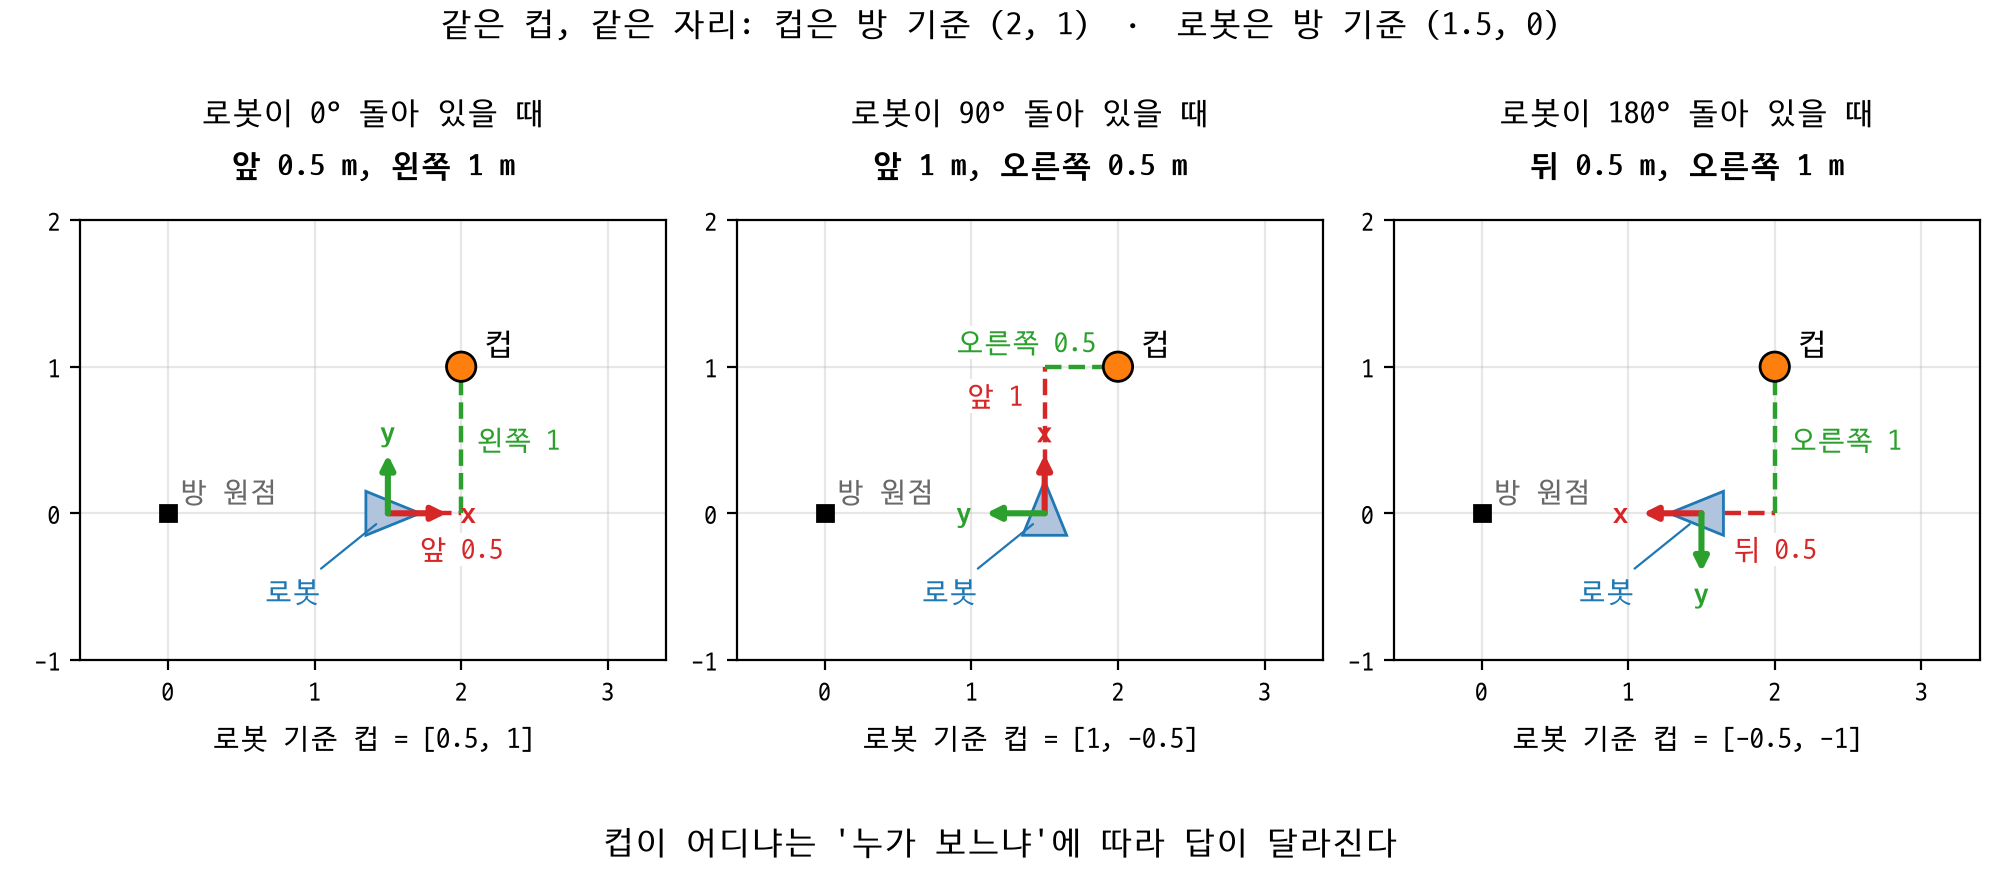

The script that saved this image:
import matplotlib.pyplot as plt
import numpy as np
from matplotlib.patches import Circle, Polygon

# plt.rcParams["font.family"] = "AppleGothic"
plt.rcParams["font.family"] = "D2Coding"
plt.rcParams["axes.unicode_minus"] = False


def 회전z(각도_도: float) -> np.ndarray:
    """방 위에서 본 2×2 회전 행렬 (반시계 방향이 +)."""
    c, s = np.cos(np.deg2rad(각도_도)), np.sin(np.deg2rad(각도_도))
    return np.array([[c, -s], [s, c]])


def 말로(앞, 왼쪽) -> str:
    """로봇 좌표를 로봇의 말로: 음수 앞 = 뒤, 음수 왼쪽 = 오른쪽."""
    return f"{'앞' if 앞 >= 0 else '뒤'} {abs(앞):g} m, {'왼쪽' if 왼쪽 >= 0 else '오른쪽'} {abs(왼쪽):g} m"


# b01_two_frames.py / b18_homogeneous.py 와 같은 값 (방 좌표, m)
컵_방 = np.array([2.0, 1.0])
로봇_방 = np.array([1.5, 0.0])
빨강, 초록 = "tab:red", "tab:green"
흰 = dict(facecolor="white", edgecolor="none", pad=1)

그림 = plt.figure(figsize=(10, 4.4))
for 번호, 요 in enumerate([0, 90, 180]):
    R = 회전z(요)
    컵_로봇 = R.T @ (컵_방 - 로봇_방)            # 방 기준 → 로봇 기준
    assert np.allclose(로봇_방 + R @ 컵_로봇, 컵_방)  # 다시 방 기준으로 돌려놓기
    print(f"yaw {요:3d}°: 로봇 기준 컵 = {np.round(컵_로봇, 3)} → {말로(*컵_로봇)}")
    앞, 왼 = R[:, 0], R[:, 1]                  # 로봇의 x(앞), y(왼쪽) 축이 방에서 향하는 방향

    칸 = 그림.add_subplot(1, 3, 번호 + 1)
    칸.set(xlim=(-0.6, 3.4), ylim=(-1.0, 2.0), xticks=range(0, 4), yticks=range(-1, 3))
    칸.set_aspect("equal")
    칸.grid(alpha=0.3)
    칸.tick_params(labelsize=9)
    칸.plot(0, 0, "ks", markersize=6)
    칸.text(0.08, 0.08, "방 원점", fontsize=10, color="dimgray")
    # 점선: 로봇의 앞 방향으로 얼마, 거기서 왼쪽 방향으로 얼마
    꺾임 = 로봇_방 + 컵_로봇[0] * 앞
    점선 = dict(linestyle="--", linewidth=1.6)
    칸.plot(*zip(로봇_방, 꺾임), color=빨강, **점선)
    칸.plot(*zip(꺾임, 컵_방), color=초록, **점선)
    가로 = abs(앞[0]) > 0.5                       # 앞으로 가는 구간이 방에서 가로인가
    앞쪽 = -왼 * np.sign(컵_로봇[1])               # 앞 글씨는 왼쪽 구간 반대편에
    if 가로:
        왼쪽 = np.array([0.0, 1.0])               # 왼쪽 구간(세로) 글씨는 점선 바깥쪽
        왼자리 = 꺾임 + 0.5 * (컵_방 - 꺾임) + 0.1 * np.array([np.sign(꺾임[0] - 로봇_방[0]), 0])
        왼정렬 = ("left" if 앞[0] * np.sign(컵_로봇[0]) > 0 else "right", "center")
    else:
        왼자리 = np.array([컵_방[0] - 0.15 * np.sign(컵_방[0] - 꺾임[0]), 컵_방[1] + 0.07])
        왼정렬 = ("right" if 컵_방[0] > 꺾임[0] else "left", "bottom")
    앞자리 = 로봇_방 + (1.0 if 가로 else 0.8) * (꺾임 - 로봇_방) + 0.15 * 앞쪽
    앞정렬 = ("center", "top" if 앞쪽[1] < -0.5 else "bottom") if 가로 else ("right" if 앞쪽[0] < 0 else "left", "center")
    for 자리, 정렬, 글, 색 in [(앞자리, 앞정렬, f"{'앞' if 컵_로봇[0] >= 0 else '뒤'} {abs(컵_로봇[0]):g}", 빨강),
                             (왼자리, 왼정렬, f"{'왼쪽' if 컵_로봇[1] >= 0 else '오른쪽'} {abs(컵_로봇[1]):g}", 초록)]:
        칸.text(*자리, 글, color=색, fontsize=10, bbox=흰, ha=정렬[0], va=정렬[1])
    # 로봇: 앞을 가리키는 삼각형 몸체와 자기 축
    몸 = np.array([[0.22, 0], [-0.15, 0.15], [-0.15, -0.15]])
    칸.add_patch(Polygon(로봇_방 + 몸 @ R.T, closed=True, facecolor="lightsteelblue", edgecolor="tab:blue", zorder=3))
    for 방향, 색, 이름 in [(앞, 빨강, "x"), (왼, 초록, "y")]:
        칸.annotate("", xy=로봇_방 + 0.4 * 방향, xytext=로봇_방, zorder=4,
                   arrowprops=dict(arrowstyle="-|>", color=색, linewidth=2.2, shrinkA=0, shrinkB=0))
        칸.text(*(로봇_방 + 0.55 * 방향), 이름, color=색, ha="center", va="center", fontsize=11, fontweight="bold")
    칸.annotate("로봇", xy=로봇_방 + [-0.05, -0.05], xytext=(0.85, -0.6), color="tab:blue", fontsize=10, ha="center",
               arrowprops=dict(arrowstyle="-", color="tab:blue", linewidth=0.8))
    칸.add_patch(Circle(컵_방, 0.1, facecolor="tab:orange", edgecolor="black", zorder=5))
    칸.text(컵_방[0] + 0.15, 컵_방[1] + 0.05, "컵", fontsize=11, va="bottom")
    칸.text(0.5, 1.22, f"로봇이 {요}° 돌아 있을 때", transform=칸.transAxes, ha="center", fontsize=11)
    칸.text(0.5, 1.1, 말로(*컵_로봇), transform=칸.transAxes, ha="center", fontsize=11, fontweight="bold")
    칸.text(0.5, -0.2, f"로봇 기준 컵 = [{컵_로봇[0]:g}, {컵_로봇[1]:g}]", transform=칸.transAxes, ha="center", fontsize=10)

그림.subplots_adjust(left=0.04, right=0.99, bottom=0.2, top=0.8, wspace=0.12)
그림.text(0.5, 0.96, "같은 컵, 같은 자리: 컵은 방 기준 (2, 1)  ·  로봇은 방 기준 (1.5, 0)", ha="center", fontsize=12)
그림.text(0.5, 0.03, "컵이 어디냐는 '누가 보느냐'에 따라 답이 달라진다", ha="center", fontsize=12)
그림.savefig("s36_cup_three_yaws.png", dpi=200)
print("저장: s36_cup_three_yaws.png")
